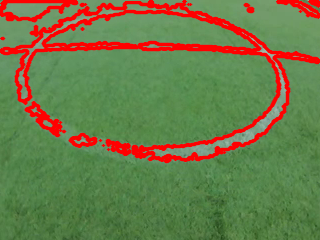
//> input picture opencv/out_2.png, 320 x 240 px
$ ./main   (built with g++ and OpenCV 4)
//> lines starting //> are read from the running program, lines starting //| are printed output that depends on the picture; after the words box and inside, x2 and y2 are one past the last pixel; in counts of white or black regions, pixels touching at a corner belong together

#include "cv.h"
#include "highgui.h"
#include "ctype.h"

int main(void)
{
	IplImage *src_img = 0;
	IplImage *dst_img = 0;
	IplImage *gray_img = 0;
	IplImage *gray_img2 = 0;
	char *filename = (char *)"out_2.png";
	unsigned char r, g, b;
	unsigned char t = 220;
	int x, y;
	int i;
	int temp;
	float *p;
	CvMemStorage *storage;
	CvSeq *circles = 0;

	src_img = cvLoadImage(filename, CV_LOAD_IMAGE_ANYDEPTH | CV_LOAD_IMAGE_ANYCOLOR);
//> src_img is the input picture: 240 rows x 320 cols, CV_8UC3; mean B, G, R 73.4, 121.9, 109.6
	dst_img = cvCloneImage(src_img);

	gray_img = cvCreateImage(cvGetSize(src_img), IPL_DEPTH_8U, 1);
	gray_img2 = cvCreateImage(cvGetSize(src_img), IPL_DEPTH_8U, 1);

	////////////////////////////////////////////////
	cvCvtColor(src_img, gray_img, CV_BGR2GRAY);
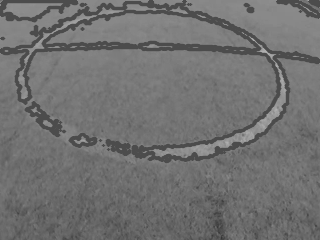
//> gray_img: 240 rows x 320 cols, CV_8UC1; min 53, max 178, mean 112.7
	/*
	cvAnd(dst_img, src_img, dst_img);
	cvCvtColor(dst_img, gray_img2, CV_BGR2GRAY);

	cvCanny(gray_img2, gray_img, 50.0, 200.0);
	*/

	cvSmooth(gray_img, gray_img, CV_GAUSSIAN, 3, 3, 0, 0);

	storage = cvCreateMemStorage(0);
	circles = cvHoughCircles(gray_img, storage, CV_HOUGH_GRADIENT, 1, 100, 20, 50, 10,
		MAX(gray_img->width, gray_img->height));
//> circles = 8 circles (x, y, radius): [154.5, 120.5, 116.5], [245.5, 166.5, 72.2], [127.5, 15.5, 127], [49.5, 167.5, 55.6], [138.5, 239.5, 65.5], [313.5, 82.5, 76.3], [246.5, 3.5, 69.6], [5.5, 59.5, 46.3]
	for(i = 0; i < circles->total; i++) {
		p = (float *)cvGetSeqElem(circles, i);
		cvCircle(src_img, cvPoint(cvRound(p[0]), cvRound(p[1])), 3, CV_RGB(0, 255, 0), -1, 8, 0);
		cvCircle(src_img, cvPoint(cvRound(p[0]), cvRound(p[1])), cvRound(p[2]), CV_RGB(255, 0, 0), 2, 8, 0);
	}
//> this loop made 8 passes
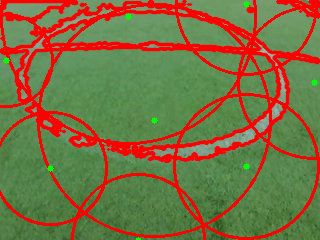
//> src_img: 240 rows x 320 cols, CV_8UC3; 9.07% of pixels changed, all inside (x1, y1, x2, y2) = (0, 0, 320, 240)
	// [13 lines of commented-out code are left out]
	cvNamedWindow("Source", CV_WINDOW_AUTOSIZE);
	cvShowImage("Source", src_img);
	cvNamedWindow("Threshold", CV_WINDOW_AUTOSIZE);
	cvShowImage("Threshold", dst_img);
	cvNamedWindow("Gray", CV_WINDOW_AUTOSIZE);
	cvShowImage("Gray", gray_img);

	cvWaitKey(0);

	cvDestroyWindow("Source");
	cvDestroyWindow("Threshold");
	cvDestroyWindow("Gray");

	cvReleaseImage(&src_img);
	cvReleaseImage(&dst_img);

	return 0;
}

$ run again, with opencv/out_1.png copied over opencv/out_2.png
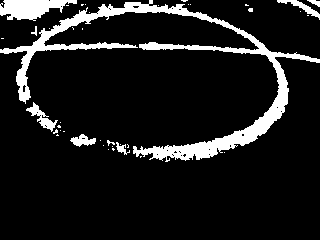
//> input picture opencv/out_1.png, 320 x 240 px
//> src_img is the input picture: 240 rows x 320 cols, CV_8UC3; 10.8% white; 40 white regions (31 under 20 px), largest, box (x1, y1, x2, y2) and area: (0, 0, 320, 162) 6323, (0, 0, 77, 21) 1005, (26, 102, 58, 132) 282
//> `cvSmooth(gray_img, gray_img, CV_GAUSSIAN, 3, 3, 0, 0);`:
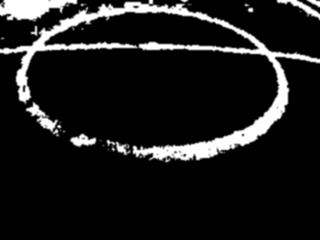
//> gray_img: 240 rows x 320 cols, CV_8UC1; min 0, max 255, mean 27.5
//> circles = empty
